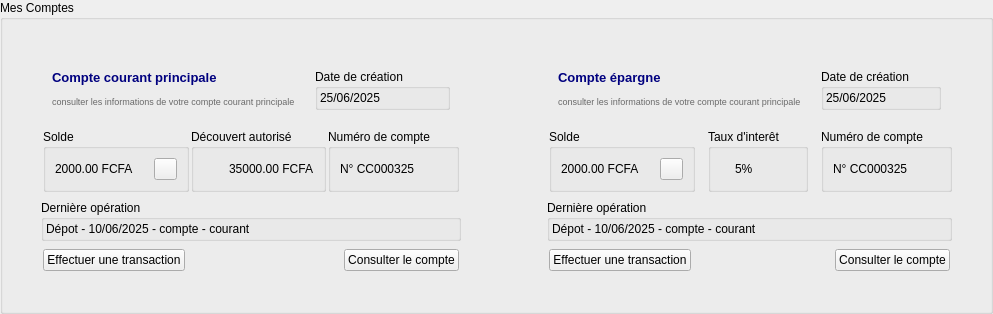
            <widget class="QGroupBox" name="zone_mes_comptes">
             <property name="sizePolicy">
              <sizepolicy hsizetype="MinimumExpanding" vsizetype="MinimumExpanding">
               <horstretch>0</horstretch>
               <verstretch>0</verstretch>
              </sizepolicy>
             </property>
             <property name="minimumSize">
              <size>
               <width>0</width>
               <height>0</height>
              </size>
             </property>
             <property name="title">
              <string>Mes Comptes </string>
             </property>
             <layout class="QVBoxLayout" name="verticalLayout_8">
              <property name="spacing">
               <number>4</number>
              </property>
              <item alignment="Qt::AlignmentFlag::AlignHCenter">
               <widget class="QWidget" name="zone_carte_compte" native="true">
                <property name="minimumSize">
                 <size>
                  <width>923</width>
                  <height>243</height>
                 </size>
                </property>
                <layout class="QHBoxLayout" name="horizontalLayout_6">
                 <property name="spacing">
                  <number>50</number>
                 </property>
                 <item>
                  <widget class="QWidget" name="carte_courant_principal" native="true">
                   <property name="minimumSize">
                    <size>
                     <width>420</width>
                     <height>200</height>
                    </size>
                   </property>
                   <layout class="QVBoxLayout" name="verticalLayout_13">
                    <item>
                     <widget class="QWidget" name="zone_rideau_compte_courant" native="true">
                      <layout class="QVBoxLayout" name="verticalLayout_14">
                       <item>
                        <widget class="QWidget" name="widget_6" native="true">
                         <property name="minimumSize">
                          <size>
                           <width>0</width>
                           <height>0</height>
                          </size>
                         </property>
                         <layout class="QHBoxLayout" name="horizontalLayout_7">
                          <property name="spacing">
                           <number>2</number>
                          </property>
                          <property name="leftMargin">
                           <number>2</number>
                          </property>
                          <property name="topMargin">
                           <number>2</number>
                          </property>
                          <property name="rightMargin">
                           <number>2</number>
                          </property>
                          <property name="bottomMargin">
                           <number>2</number>
                          </property>
                          <item alignment="Qt::AlignmentFlag::AlignLeft">
                           <widget class="QWidget" name="widget_10" native="true">
                            <layout class="QVBoxLayout" name="verticalLayout_11">
                             <item>
                              <widget class="QLabel" name="label_titre_compte_courant_2">
                               <property name="text">
                                <string>&lt;html&gt;&lt;head/&gt;&lt;body&gt;&lt;p&gt;&lt;span style=&quot; font-size:10pt; font-weight:700; color:#00007f;&quot;&gt;Compte courant principale&lt;/span&gt;&lt;/p&gt;&lt;/body&gt;&lt;/html&gt;</string>
                               </property>
                              </widget>
                             </item>
                             <item>
                              <widget class="QLabel" name="label_5">
                               <property name="text">
                                <string>&lt;html&gt;&lt;head/&gt;&lt;body&gt;&lt;p&gt;&lt;span style=&quot; font-size:7pt; color:#696969;&quot;&gt;consulter les informations de votre compte courant principale&lt;/span&gt;&lt;/p&gt;&lt;/body&gt;&lt;/html&gt;</string>
                               </property>
                              </widget>
                             </item>
                            </layout>
                           </widget>
                          </item>
                          <item>
                           <widget class="QWidget" name="widget_13" native="true">
                            <layout class="QGridLayout" name="gridLayout">
                             <item row="0" column="0">
                              <widget class="QGroupBox" name="groupBox_2">
                               <property name="title">
                                <string>Date de création </string>
                               </property>
                               <layout class="QVBoxLayout" name="verticalLayout_12">
                                <property name="spacing">
                                 <number>2</number>
                                </property>
                                <property name="leftMargin">
                                 <number>2</number>
                                </property>
                                <property name="topMargin">
                                 <number>2</number>
                                </property>
                                <property name="rightMargin">
                                 <number>2</number>
                                </property>
                                <property name="bottomMargin">
                                 <number>2</number>
                                </property>
                                <item>
                                 <widget class="QLabel" name="label_date_creation_compte_courant">
                                  <property name="text">
                                   <string>25/06/2025</string>
                                  </property>
                                 </widget>
                                </item>
                               </layout>
                              </widget>
                             </item>
                            </layout>
                           </widget>
                          </item>
                         </layout>
                        </widget>
                       </item>
                       <item>
                        <widget class="QWidget" name="widget_12" native="true">
                         <layout class="QHBoxLayout" name="horizontalLayout_12">
                          <property name="spacing">
                           <number>2</number>
                          </property>
                          <property name="leftMargin">
                           <number>2</number>
                          </property>
                          <property name="topMargin">
                           <number>2</number>
                          </property>
                          <property name="rightMargin">
                           <number>2</number>
                          </property>
                          <property name="bottomMargin">
                           <number>2</number>
                          </property>
                          <item>
                           <widget class="QGroupBox" name="groupBox">
                            <property name="title">
                             <string>Solde</string>
                            </property>
                            <layout class="QHBoxLayout" name="horizontalLayout_10">
                             <property name="spacing">
                              <number>10</number>
                             </property>
                             <item>
                              <widget class="QLabel" name="label_solde_compte_courant">
                               <property name="minimumSize">
                                <size>
                                 <width>89</width>
                                 <height>20</height>
                                </size>
                               </property>
                               <property name="text">
                                <string>2000.00 FCFA</string>
                               </property>
                              </widget>
                             </item>
                             <item>
                              <widget class="QToolButton" name="btn_masquer_solde_compte_courant">
                               <property name="cursor">
                                <cursorShape>PointingHandCursor</cursorShape>
                               </property>
                               <property name="text">
                                <string/>
                               </property>
                               <property name="icon">
                                <iconset resource="icons.qrc">
                                 <normaloff>:/icon_gris/eye-off.svg</normaloff>:/icon_gris/eye-off.svg</iconset>
                               </property>
                               <property name="iconSize">
                                <size>
                                 <width>15</width>
                                 <height>15</height>
                                </size>
                               </property>
                              </widget>
                             </item>
                            </layout>
                           </widget>
                          </item>
                          <item>
                           <widget class="QGroupBox" name="groupBox_3">
                            <property name="title">
                             <string>Découvert autorisé</string>
                            </property>
                            <layout class="QHBoxLayout" name="horizontalLayout_9">
                             <item alignment="Qt::AlignmentFlag::AlignLeft|Qt::AlignmentFlag::AlignVCenter">
                              <widget class="QLabel" name="label_6">
                               <property name="minimumSize">
                                <size>
                                 <width>20</width>
                                 <height>20</height>
                                </size>
                               </property>
                               <property name="styleSheet">
                                <string notr="true">border-image: url(:/icon_orange_warning/shield.svg);</string>
                               </property>
                               <property name="text">
                                <string/>
                               </property>
                               <property name="scaledContents">
                                <bool>true</bool>
                               </property>
                              </widget>
                             </item>
                             <item>
                              <widget class="QLabel" name="label_decouvert_autorise_compte_courant">
                               <property name="text">
                                <string>35000.00 FCFA</string>
                               </property>
                              </widget>
                             </item>
                            </layout>
                           </widget>
                          </item>
                          <item>
                           <widget class="QGroupBox" name="groupBox_4">
                            <property name="title">
                             <string>Numéro de compte</string>
                            </property>
                            <layout class="QHBoxLayout" name="horizontalLayout_8">
                             <item>
                              <widget class="QLabel" name="label_numero_de_compte_courant">
                               <property name="text">
                                <string>N° CC000325</string>
                               </property>
                              </widget>
                             </item>
                            </layout>
                           </widget>
                          </item>
                         </layout>
                        </widget>
                       </item>
                       <item>
                        <widget class="QGroupBox" name="groupBox_5">
                         <property name="title">
                          <string>Dernière opération</string>
                         </property>
                         <layout class="QHBoxLayout" name="horizontalLayout_11">
                          <property name="spacing">
                           <number>2</number>
                          </property>
                          <property name="leftMargin">
                           <number>2</number>
                          </property>
                          <property name="topMargin">
                           <number>2</number>
                          </property>
                          <property name="rightMargin">
                           <number>2</number>
                          </property>
                          <property name="bottomMargin">
                           <number>2</number>
                          </property>
                          <item>
                           <widget class="QLabel" name="label_derniere_transaction_compte_courant">
                            <property name="text">
                             <string>Dépot - 10/06/2025 - compte - courant</string>
                            </property>
                           </widget>
                          </item>
                         </layout>
                        </widget>
                       </item>
                       <item>
                        <widget class="QWidget" name="widget_14" native="true">
                         <layout class="QHBoxLayout" name="horizontalLayout_13">
                          <property name="spacing">
                           <number>2</number>
                          </property>
                          <property name="leftMargin">
                           <number>2</number>
                          </property>
                          <property name="topMargin">
                           <number>2</number>
                          </property>
                          <property name="rightMargin">
                           <number>2</number>
                          </property>
                          <property name="bottomMargin">
                           <number>2</number>
                          </property>
                          <item alignment="Qt::AlignmentFlag::AlignLeft">
                           <widget class="QPushButton" name="btn_effectuer_transaction_compte_courant">
                            <property name="cursor">
                             <cursorShape>PointingHandCursor</cursorShape>
                            </property>
                            <property name="text">
                             <string>Effectuer une transaction</string>
                            </property>
                           </widget>
                          </item>
                          <item alignment="Qt::AlignmentFlag::AlignRight">
                           <widget class="QPushButton" name="btn_consulter_compte_courant">
                            <property name="cursor">
                             <cursorShape>PointingHandCursor</cursorShape>
                            </property>
                            <property name="text">
                             <string>Consulter le compte</string>
                            </property>
                           </widget>
                          </item>
                         </layout>
                        </widget>
                       </item>
                      </layout>
                     </widget>
                    </item>
                   </layout>
                  </widget>
                 </item>
                 <item>
                  <widget class="QWidget" name="carte_epargne" native="true">
                   <property name="minimumSize">
                    <size>
                     <width>420</width>
                     <height>200</height>
                    </size>
                   </property>
                   <layout class="QVBoxLayout" name="verticalLayout_18">
                    <item>
                     <widget class="QWidget" name="zone_rideau_compte_epargne" native="true">
                      <layout class="QVBoxLayout" name="verticalLayout_15">
                       <item>
                        <widget class="QWidget" name="widget_15" native="true">
                         <property name="minimumSize">
                          <size>
                           <width>0</width>
                           <height>0</height>
                          </size>
                         </property>
                         <layout class="QHBoxLayout" name="horizontalLayout_14">
                          <property name="spacing">
                           <number>2</number>
                          </property>
                          <property name="leftMargin">
                           <number>2</number>
                          </property>
                          <property name="topMargin">
                           <number>2</number>
                          </property>
                          <property name="rightMargin">
                           <number>2</number>
                          </property>
                          <property name="bottomMargin">
                           <number>2</number>
                          </property>
                          <item alignment="Qt::AlignmentFlag::AlignLeft">
                           <widget class="QWidget" name="widget_16" native="true">
                            <layout class="QVBoxLayout" name="verticalLayout_16">
                             <item>
                              <widget class="QLabel" name="label_titre_compte_epargne">
                               <property name="text">
                                <string>&lt;html&gt;&lt;head/&gt;&lt;body&gt;&lt;p&gt;&lt;span style=&quot; font-size:10pt; font-weight:700; color:#00007f;&quot;&gt;Compte épargne&lt;/span&gt;&lt;/p&gt;&lt;/body&gt;&lt;/html&gt;</string>
                               </property>
                              </widget>
                             </item>
                             <item>
                              <widget class="QLabel" name="label_9">
                               <property name="text">
                                <string>&lt;html&gt;&lt;head/&gt;&lt;body&gt;&lt;p&gt;&lt;span style=&quot; font-size:7pt; color:#696969;&quot;&gt;consulter les informations de votre compte courant principale&lt;/span&gt;&lt;/p&gt;&lt;/body&gt;&lt;/html&gt;</string>
                               </property>
                              </widget>
                             </item>
                            </layout>
                           </widget>
                          </item>
                          <item>
                           <widget class="QWidget" name="widget_17" native="true">
                            <layout class="QGridLayout" name="gridLayout_2">
                             <item row="0" column="0">
                              <widget class="QGroupBox" name="groupBox_6">
                               <property name="title">
                                <string>Date de création </string>
                               </property>
                               <layout class="QVBoxLayout" name="verticalLayout_17">
                                <property name="spacing">
                                 <number>2</number>
                                </property>
                                <property name="leftMargin">
                                 <number>2</number>
                                </property>
                                <property name="topMargin">
                                 <number>2</number>
                                </property>
                                <property name="rightMargin">
                                 <number>2</number>
                                </property>
                                <property name="bottomMargin">
                                 <number>2</number>
                                </property>
                                <item>
                                 <widget class="QLabel" name="label_date_creation_compte_epargne">
                                  <property name="text">
                                   <string>25/06/2025</string>
                                  </property>
                                 </widget>
                                </item>
                               </layout>
                              </widget>
                             </item>
                            </layout>
                           </widget>
                          </item>
                         </layout>
                        </widget>
                       </item>
                       <item>
                        <widget class="QWidget" name="widget_18" native="true">
                         <layout class="QHBoxLayout" name="horizontalLayout_15">
                          <property name="spacing">
                           <number>2</number>
                          </property>
                          <property name="leftMargin">
                           <number>2</number>
                          </property>
                          <property name="topMargin">
                           <number>2</number>
                          </property>
                          <property name="rightMargin">
                           <number>0</number>
                          </property>
                          <property name="bottomMargin">
                           <number>2</number>
                          </property>
                          <item>
                           <widget class="QGroupBox" name="groupBox_7">
                            <property name="title">
                             <string>Solde</string>
                            </property>
                            <layout class="QHBoxLayout" name="horizontalLayout_16">
                             <property name="spacing">
                              <number>10</number>
                             </property>
                             <item>
                              <widget class="QLabel" name="label_solde_compte_epargne">
                               <property name="minimumSize">
                                <size>
                                 <width>89</width>
                                 <height>19</height>
                                </size>
                               </property>
                               <property name="text">
                                <string>2000.00 FCFA</string>
                               </property>
                              </widget>
                             </item>
                             <item alignment="Qt::AlignmentFlag::AlignTop">
                              <widget class="QToolButton" name="btn_masquer_solde_compte_epargne">
                               <property name="cursor">
                                <cursorShape>PointingHandCursor</cursorShape>
                               </property>
                               <property name="text">
                                <string/>
                               </property>
                               <property name="icon">
                                <iconset resource="icons.qrc">
                                 <normaloff>:/icon_gris/eye-off.svg</normaloff>:/icon_gris/eye-off.svg</iconset>
                               </property>
                               <property name="iconSize">
                                <size>
                                 <width>15</width>
                                 <height>15</height>
                                </size>
                               </property>
                              </widget>
                             </item>
                            </layout>
                           </widget>
                          </item>
                          <item alignment="Qt::AlignmentFlag::AlignHCenter">
                           <widget class="QGroupBox" name="groupBox_8">
                            <property name="minimumSize">
                             <size>
                              <width>100</width>
                              <height>0</height>
                             </size>
                            </property>
                            <property name="title">
                             <string>Taux d'interêt</string>
                            </property>
                            <layout class="QHBoxLayout" name="horizontalLayout_17">
                             <property name="spacing">
                              <number>2</number>
                             </property>
                             <property name="leftMargin">
                              <number>2</number>
                             </property>
                             <property name="topMargin">
                              <number>2</number>
                             </property>
                             <property name="rightMargin">
                              <number>2</number>
                             </property>
                             <property name="bottomMargin">
                              <number>2</number>
                             </property>
                             <item alignment="Qt::AlignmentFlag::AlignLeft|Qt::AlignmentFlag::AlignVCenter">
                              <widget class="QLabel" name="label_3">
                               <property name="minimumSize">
                                <size>
                                 <width>20</width>
                                 <height>20</height>
                                </size>
                               </property>
                               <property name="styleSheet">
                                <string notr="true">border-image: url(:/icon_vert_succes/percent.svg);</string>
                               </property>
                               <property name="text">
                                <string/>
                               </property>
                               <property name="scaledContents">
                                <bool>true</bool>
                               </property>
                               <property name="alignment">
                                <set>Qt::AlignmentFlag::AlignCenter</set>
                               </property>
                              </widget>
                             </item>
                             <item>
                              <widget class="QLabel" name="label_taux_interet_compte_epargne">
                               <property name="sizePolicy">
                                <sizepolicy hsizetype="MinimumExpanding" vsizetype="Preferred">
                                 <horstretch>0</horstretch>
                                 <verstretch>0</verstretch>
                                </sizepolicy>
                               </property>
                               <property name="text">
                                <string>5%</string>
                               </property>
                              </widget>
                             </item>
                            </layout>
                           </widget>
                          </item>
                          <item>
                           <widget class="QGroupBox" name="groupBox_9">
                            <property name="title">
                             <string>Numéro de compte</string>
                            </property>
                            <layout class="QHBoxLayout" name="horizontalLayout_18">
                             <item>
                              <widget class="QLabel" name="label_numero_de_compte_epargne">
                               <property name="text">
                                <string>N° CC000325</string>
                               </property>
                              </widget>
                             </item>
                            </layout>
                           </widget>
                          </item>
                         </layout>
                        </widget>
                       </item>
                       <item>
                        <widget class="QGroupBox" name="groupBox_10">
                         <property name="title">
                          <string>Dernière opération</string>
                         </property>
                         <layout class="QHBoxLayout" name="horizontalLayout_19">
                          <property name="spacing">
                           <number>2</number>
                          </property>
                          <property name="leftMargin">
                           <number>2</number>
                          </property>
                          <property name="topMargin">
                           <number>2</number>
                          </property>
                          <property name="rightMargin">
                           <number>2</number>
                          </property>
                          <property name="bottomMargin">
                           <number>2</number>
                          </property>
                          <item>
                           <widget class="QLabel" name="label_derniere_transaction_compte_epargne">
                            <property name="text">
                             <string>Dépot - 10/06/2025 - compte - courant</string>
                            </property>
                           </widget>
                          </item>
                         </layout>
                        </widget>
                       </item>
                       <item>
                        <widget class="QWidget" name="widget_19" native="true">
                         <layout class="QHBoxLayout" name="horizontalLayout_20">
                          <property name="spacing">
                           <number>2</number>
                          </property>
                          <property name="leftMargin">
                           <number>2</number>
                          </property>
                          <property name="topMargin">
                           <number>2</number>
                          </property>
                          <property name="rightMargin">
                           <number>2</number>
                          </property>
                          <property name="bottomMargin">
                           <number>2</number>
                          </property>
                          <item alignment="Qt::AlignmentFlag::AlignLeft">
                           <widget class="QPushButton" name="btn_effectuer_transaction_compte_epargne">
                            <property name="cursor">
                             <cursorShape>PointingHandCursor</cursorShape>
                            </property>
                            <property name="text">
                             <string>Effectuer une transaction</string>
                            </property>
                           </widget>
                          </item>
                          <item alignment="Qt::AlignmentFlag::AlignRight">
                           <widget class="QPushButton" name="btn_consulter_compte_epargne">
                            <property name="cursor">
                             <cursorShape>PointingHandCursor</cursorShape>
                            </property>
                            <property name="text">
                             <string>Consulter le compte</string>
                            </property>
                           </widget>
                          </item>
                         </layout>
                        </widget>
                       </item>
                      </layout>
                     </widget>
                    </item>
                   </layout>
                  </widget>
                 </item>
                </layout>
               </widget>
              </item>
             </layout>
            </widget>
